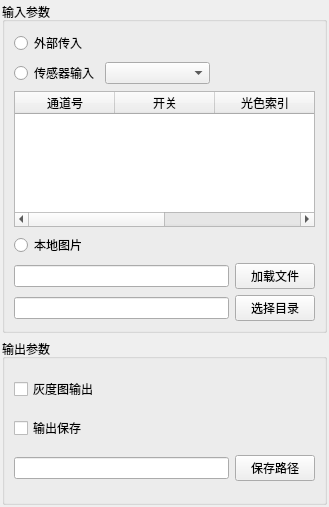
<?xml version="1.0" encoding="UTF-8"?>
<ui version="4.0">
 <class>ImgSrcInForm</class>
 <widget class="QWidget" name="ImgSrcInForm">
  <property name="geometry">
   <rect>
    <x>0</x>
    <y>0</y>
    <width>329</width>
    <height>507</height>
   </rect>
  </property>
  <property name="windowTitle">
   <string>Form</string>
  </property>
  <layout class="QVBoxLayout" name="verticalLayout" stretch="2,1">
   <property name="leftMargin">
    <number>2</number>
   </property>
   <property name="topMargin">
    <number>2</number>
   </property>
   <property name="rightMargin">
    <number>2</number>
   </property>
   <property name="bottomMargin">
    <number>2</number>
   </property>
   <item>
    <widget class="QGroupBox" name="groupBox">
     <property name="title">
      <string>输入参数</string>
     </property>
     <layout class="QVBoxLayout" name="verticalLayout_2" stretch="1,0,0,0,0,0">
      <item>
       <widget class="QRadioButton" name="sdkin">
        <property name="text">
         <string>外部传入</string>
        </property>
       </widget>
      </item>
      <item>
       <layout class="QHBoxLayout" name="horizontalLayout" stretch="1,2,2">
        <item>
         <widget class="QRadioButton" name="sensor">
          <property name="text">
           <string>传感器输入</string>
          </property>
         </widget>
        </item>
        <item>
         <widget class="QComboBox" name="cbSensorSelected"/>
        </item>
        <item>
         <spacer name="horizontalSpacer">
          <property name="orientation">
           <enum>Qt::Horizontal</enum>
          </property>
          <property name="sizeHint" stdset="0">
           <size>
            <width>40</width>
            <height>20</height>
           </size>
          </property>
         </spacer>
        </item>
       </layout>
      </item>
      <item>
       <widget class="QTableWidget" name="lightSource">
        <property name="columnCount">
         <number>4</number>
        </property>
        <column>
         <property name="text">
          <string>通道号</string>
         </property>
        </column>
        <column>
         <property name="text">
          <string>开关</string>
         </property>
        </column>
        <column>
         <property name="text">
          <string>光色索引</string>
         </property>
        </column>
        <column>
         <property name="text">
          <string>光强值</string>
         </property>
        </column>
       </widget>
      </item>
      <item>
       <widget class="QRadioButton" name="locPic">
        <property name="text">
         <string>本地图片</string>
        </property>
       </widget>
      </item>
      <item>
       <layout class="QHBoxLayout" name="horizontalLayout_2">
        <item>
         <widget class="QLineEdit" name="LocPicFile"/>
        </item>
        <item>
         <widget class="QPushButton" name="selectFile">
          <property name="text">
           <string>加载文件</string>
          </property>
         </widget>
        </item>
       </layout>
      </item>
      <item>
       <layout class="QHBoxLayout" name="horizontalLayout_4">
        <item>
         <widget class="QLineEdit" name="LocPicDir"/>
        </item>
        <item>
         <widget class="QPushButton" name="selecteDir">
          <property name="text">
           <string>选择目录</string>
          </property>
         </widget>
        </item>
       </layout>
      </item>
     </layout>
    </widget>
   </item>
   <item>
    <widget class="QGroupBox" name="groupBox_2">
     <property name="title">
      <string>输出参数</string>
     </property>
     <layout class="QVBoxLayout" name="verticalLayout_3">
      <item>
       <widget class="QCheckBox" name="outGray">
        <property name="text">
         <string>灰度图输出</string>
        </property>
       </widget>
      </item>
      <item>
       <widget class="QCheckBox" name="saveSrcPic">
        <property name="text">
         <string>输出保存</string>
        </property>
       </widget>
      </item>
      <item>
       <layout class="QHBoxLayout" name="horizontalLayout_3" stretch="6,1">
        <item>
         <widget class="QLineEdit" name="savePath">
          <property name="readOnly">
           <bool>true</bool>
          </property>
         </widget>
        </item>
        <item>
         <widget class="QPushButton" name="pushButton">
          <property name="text">
           <string>保存路径</string>
          </property>
         </widget>
        </item>
       </layout>
      </item>
     </layout>
    </widget>
   </item>
  </layout>
 </widget>
 <resources/>
 <connections/>
</ui>
